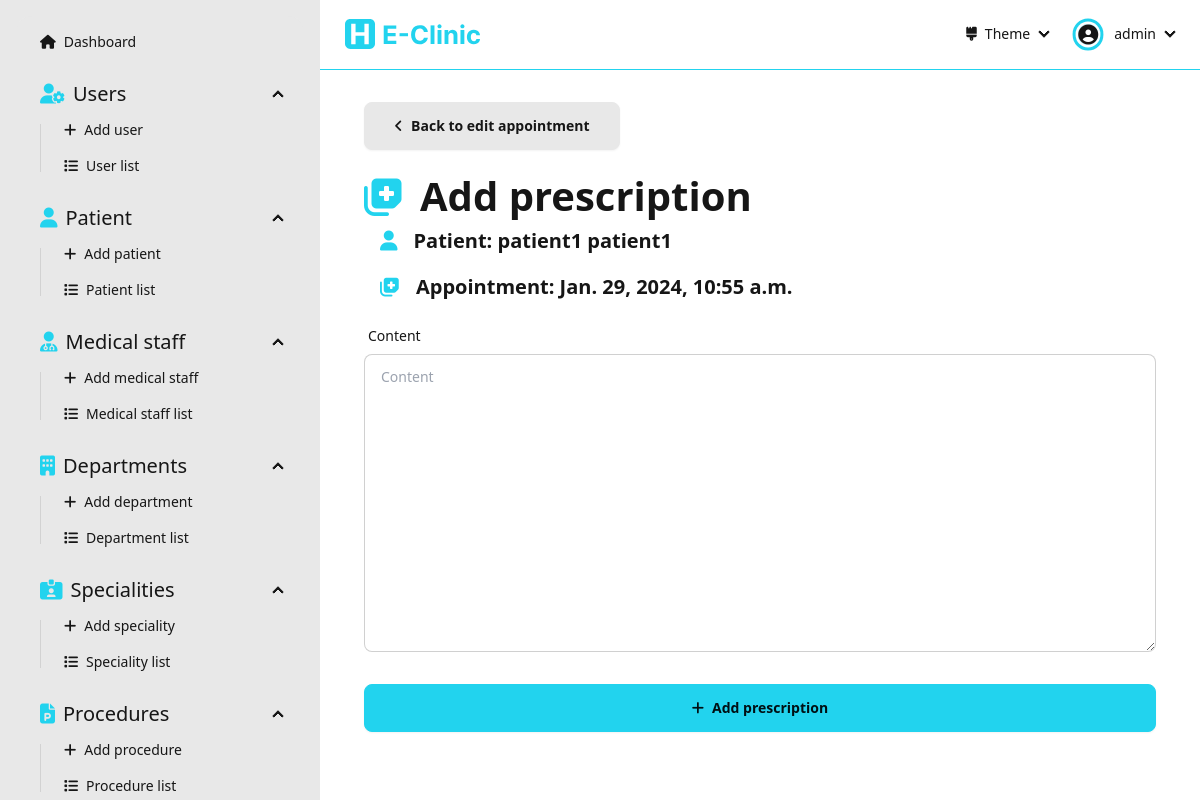
Screenshot of /dashboard/prescriptions/patient/ead32697e2bb4751986328b0bfb9da7b/add/ (signed in) with the database file from the repository.
### Dashboard/models.py (models this page shows, shortened)
class Patient(models.Model):
  id = models.UUIDField(primary_key=True, default=uuid.uuid4, editable=False)
  firstName = models.CharField(max_length=256, null=False)
  lastName = models.CharField(max_length=256, null=False)
  dateOfBirth = models.DateField(null=False)
  address = models.CharField(max_length=256, null=False)
  phoneNumber = models.CharField(max_length=20, null=False, unique=True, validators=[RegexValidator(r'^(00213|\+213|0)(5|6|7)\d{8}$')])
  email = models.CharField(max_length=254, null=False, unique=True, validators=[EmailValidator()])
  gender = models.CharField(max_length=10, choices=Genders.choices, null=False)
  createdAt = models.DateTimeField(auto_now_add=True)
  updatedAt = models.DateTimeField(auto_now=True)

class Appointment(models.Model):
  id = models.UUIDField(primary_key=True, default=uuid.uuid4, editable=False)
  patient = models.ForeignKey('Patient', on_delete=models.CASCADE)
  timestamp = models.DateTimeField(null=False)
  state = models.CharField(max_length=15, choices=AppointmentState.choices, default=AppointmentState.SCHEDULED, blank=True)
  createdAt = models.DateTimeField(auto_now_add=True)
  updatedAt = models.DateTimeField(auto_now=True)

class Prescription(models.Model):
  id = models.UUIDField(primary_key=True, default=uuid.uuid4, editable=False)
  appointment = models.ForeignKey('Appointment', on_delete=models.CASCADE)
  content = models.TextField()

### Dashboard/views/prescription.py (the view, shortened to what this page needs)
# urls.py: path('dashboard/prescriptions/patient/<str:appointmentId>/add/', prescription.addPrescription, name='add-prescription'),
@login_required(login_url='sign-in')
def addPrescription(request: HttpRequest, appointmentId: str):
  appointment = get_object_or_404(Appointment, id=appointmentId)
  patient = appointment.patient
  form = PrescriptionForm(initial={'appointment': appointment})
  context = { 'form': form, 'patient': patient, 'appointment': appointment }
  return render(request, 'pages/prescription/add-prescription.html', context=context)

### Dashboard/forms.py
class PrescriptionForm(forms.ModelForm):
  class Meta:
    model = Prescription
    fields = '__all__'

### Dashboard/templates/pages/prescription/add-prescription.html (shortened to what this page needs)
{% extends "layouts/dashboard.html" %}
{% load static %}
{% load widget_tweaks %}
{% block dashboard_content %}
  <div class="flex flex-1 flex-col items-center pb-[5rem]">
    <form class="flex flex-1 flex-col w-[90%] max-w-[50rem]" action="" method="post">
      <div class="flex mb-[1rem]">
        <a class="btn btn-wide" href="{% url "edit-appointment" appointmentId=appointment.id %}"><i class="fas fa-angle-left"></i>Back to edit appointment</a>
      </div>
      <div class="text-[30pt] font-bold"><i class="fas fa-notes-medical text-primary mr-[1rem]"></i>Add prescription</div>
      <div class="text-[15pt] font-semibold ml-[1rem] mb-[1rem]"><i class="fas fa-user text-primary mr-[1rem]"></i>Patient: {{patient.firstName}} {{patient.lastName}}</div>
      <div class="text-[15pt] font-semibold ml-[1rem] mb-[1rem]"><i class="fas fa-notes-medical text-primary mr-[1rem]"></i>Appointment: {{appointment.timestamp}}</div>
      <label class="form-control w-full">
        <div class="label">
          <span class="label-text">Content</span>
        </div>
        {% render_field form.content placeholder="Content" class+="textarea textarea-bordered w-full" %}
      </label>
      <button class="btn btn-primary mt-[2rem]"><i class="fas fa-plus"></i>Add prescription</button>
    </form>
  </div>
{% endblock dashboard_content %}

### Dashboard/templates/components/navbar-dashboard.html (shortened to what this page needs)
{% load static %}
<div class="navbar bg-base-100 border-b-primary border-b-[1px] mb-[2rem] sticky top-0 z-40">
  <div class="flex-1">
    <a class="btn btn-ghost hidden md:flex" href="/dashboard">
      <img class="h-full py-[0.5rem]" src="{% static "assets/e-clinic-logo-name.svg" %}" alt="e-clinic logo">
    </a>
  </div>
  <div class="flex-none">
    <ul class="menu menu-horizontal px-1">
      <li>
        <details>
          <summary>
            <i class="fas fa-brush"></i> Theme
          </summary>
        </details>
      </li>
      <li>
        <details>
          <summary>
            <div class="rounded-full mr-[0.5rem] ring ring-primary ring-offset-base-100 ring-offset-[0.15rem] flex justify-center items-center pt-[0.05rem]">
              <i class="fas fa-user-circle text-[15pt]"></i>
            </div>
            {{user}}
          </summary>
        </details>
      </li>
    </ul>
  </div>
</div>

### rows the page displays
Patient: firstName "patient1", lastName "patient1"
Appointment: timestamp "Jan. 29, 2024, 10:55 a.m."

### other values shown
{{ user }} "admin"
